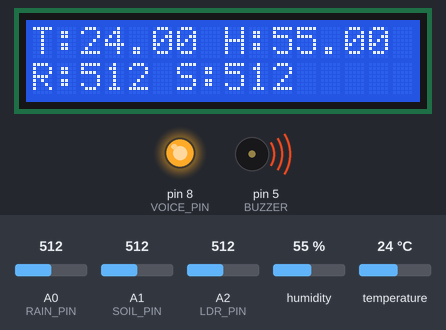
Simulated run of this sketch. Board: Arduino Uno, built with avr-gcc and run on an emulated ATmega328P. Parts: 16×2 character LCD, output pins drawn as LEDs (lit = HIGH), buzzer (waves = sounding, pin HIGH). The inputs (shaded band) are chosen by the test bench; at power-on: temperature 24 °C, A0 (RAIN_PIN) = 512, A1 (SOIL_PIN) = 512, humidity 55 %, A2 (LDR_PIN) = 512. What the sketch prints to the serial monitor is not drawn.

Above: at 3.2 s.
3.3 s: temperature set to 39 °C
At 6.4 s:
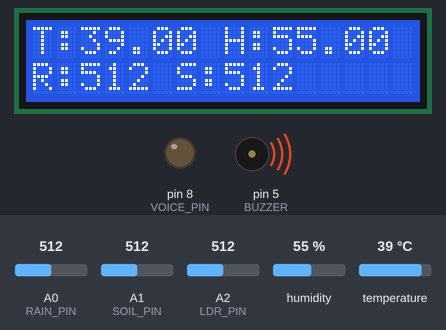
7.1 s: temperature set to 42 °C
At 8.7 s:
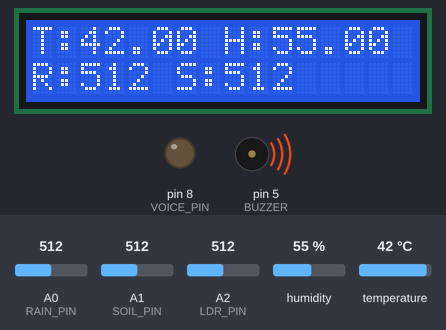
10.0 s: A0 (RAIN_PIN) set to 710
At 12.2 s:
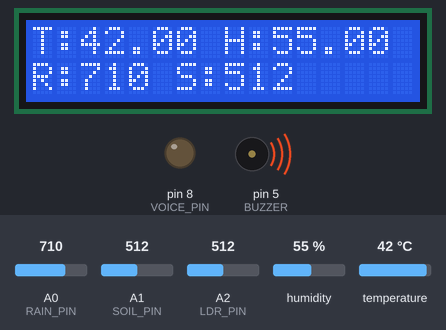
13.3 s: A1 (SOIL_PIN) set to 710
At 14.6 s:
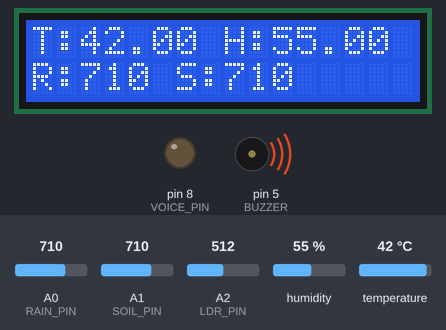
16.2 s: humidity set to 22 %
At 19.2 s:
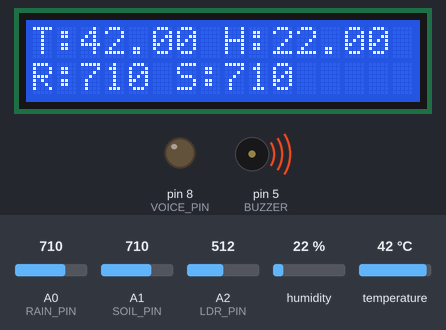
Timing chart, 0 to 20.7 s (numbered marks = the images above; inputs shaded):
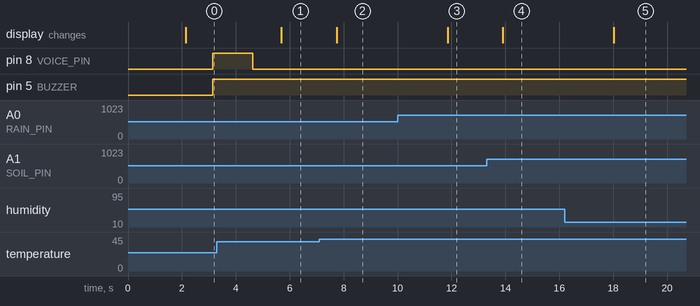

Measured:
- after the input at 3.3 s, the display: changes after 2.4 s (image 1)
- after the input at 7.1 s, the display: changes after 0.65 s (image 2)
- after the input at 10.0 s, the display: changes after 1.9 s (image 3)
- after the input at 13.3 s, the display: changes after 0.61 s (image 4)
- after the input at 16.2 s, the display: changes after 1.8 s (image 5)

The sketch:

disaster.ino
```cpp
#include <DHT.h>
#include <Wire.h>
#include <LiquidCrystal_I2C.h>

#define DHTPIN 2
#define DHTTYPE DHT11

DHT dht(DHTPIN, DHTTYPE);
LiquidCrystal_I2C lcd(0x27, 16, 2);

// Pins
#define RAIN_PIN A0
#define SOIL_PIN A1
#define LDR_PIN  A2
#define BUZZER   5
#define VOICE_PIN 8   // NEW

bool voicePlayed = false;  // prevents repeat

void setup() {
  Serial.begin(9600);

  dht.begin();
  lcd.init();
  lcd.backlight();

  pinMode(BUZZER, OUTPUT);
  pinMode(VOICE_PIN, OUTPUT);

  digitalWrite(VOICE_PIN, LOW);

  lcd.print("System Starting");
  delay(2000);
  lcd.clear();
}

void loop() {

  int rain = analogRead(RAIN_PIN);
  int soil = analogRead(SOIL_PIN);
  int ldr  = analogRead(LDR_PIN);

  float temp = dht.readTemperature();
  float hum  = dht.readHumidity();

  Serial.print("Rain: "); Serial.print(rain);
  Serial.print(" Soil: "); Serial.print(soil);
  Serial.print(" LDR: "); Serial.print(ldr);
  Serial.print(" Temp: "); Serial.print(temp);
  Serial.print(" Hum: "); Serial.println(hum);

  // LCD Display
  lcd.clear();
  lcd.setCursor(0, 0);
  lcd.print("T:");
  lcd.print(temp);
  lcd.print(" H:");
  lcd.print(hum);

  lcd.setCursor(0, 1);
  lcd.print("R:");
  lcd.print(rain);
  lcd.print(" S:");
  lcd.print(soil);

  delay(1000);

  bool alert = false;

  // ⚠️ Adjust thresholds based on your testing
  if (rain < 700) {
    Serial.println("Rain Detected!");
    alert = true;
  }

  if (soil < 700) {
    Serial.println("Soil Wet!");
    alert = true;
  }

  if (ldr < 20) {
    Serial.println("Dark!");
    alert = true;
  }

  if (!isnan(temp) && temp > 40) {
    Serial.println("High Temp!");
    alert = true;
  }

  // 🔊 ALERT SYSTEM
  if (alert) {
    digitalWrite(BUZZER, HIGH);

    // Play voice only once
    if (!voicePlayed) {
      digitalWrite(VOICE_PIN, HIGH);
      delay(1500);   // trigger pulse
      digitalWrite(VOICE_PIN, LOW);

      voicePlayed = true;
    }

  } else {
    digitalWrite(BUZZER, LOW);
    voicePlayed = false;  // reset
  }

  delay(1000);
}
```
